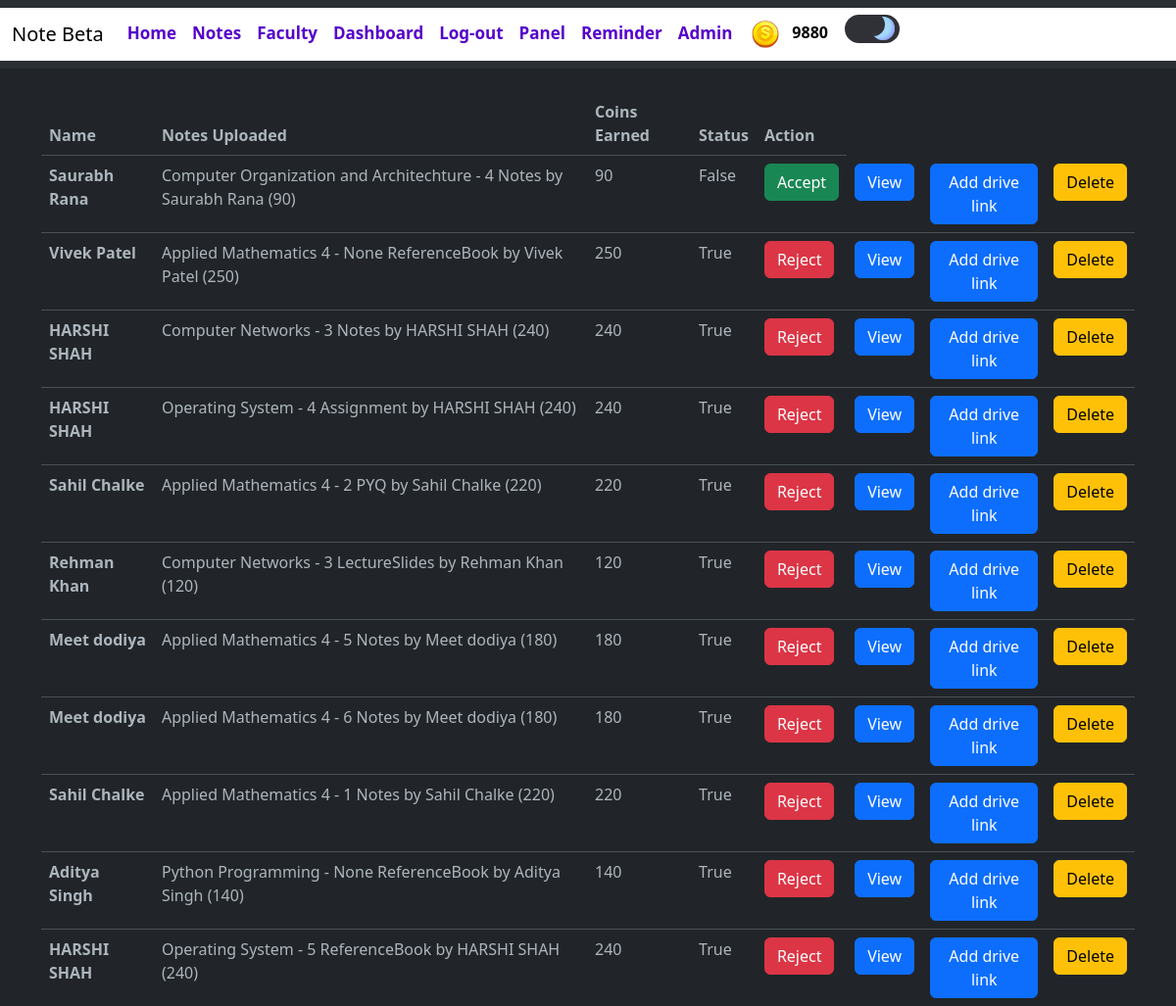
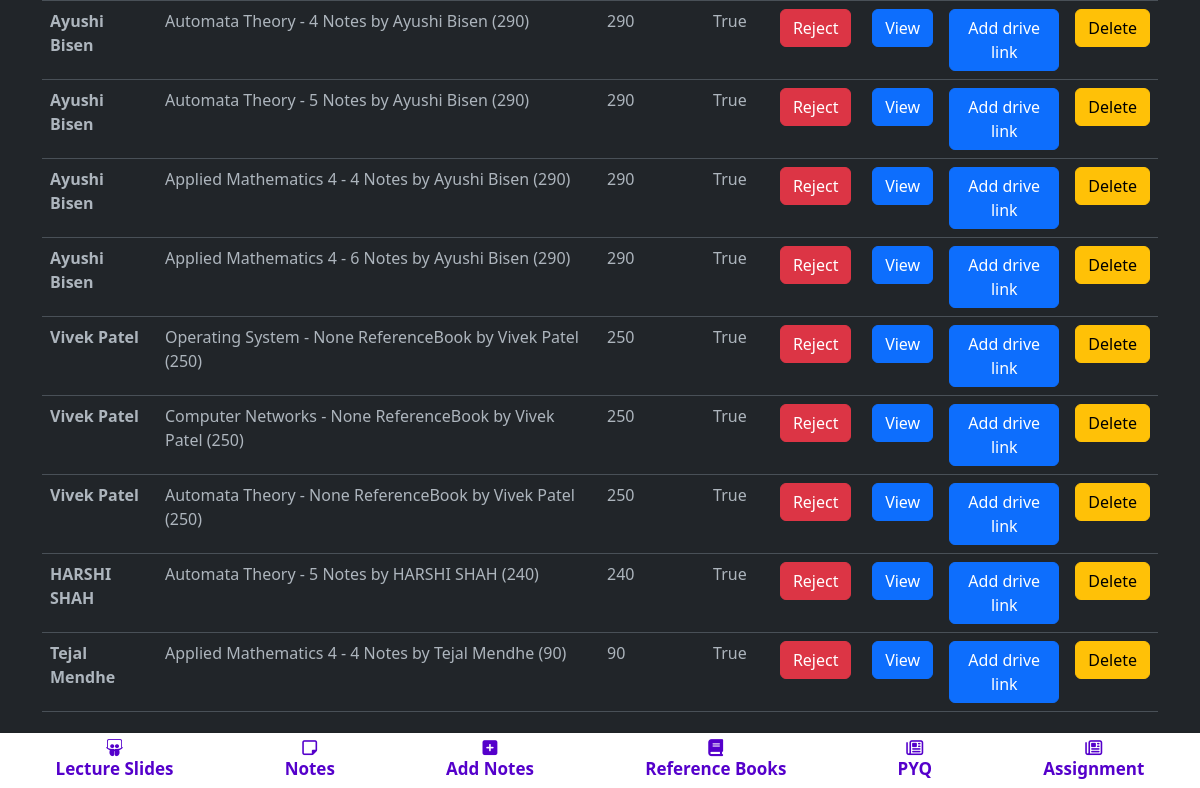
Page /adminResponse/ (signed in) on the earlier database version (2 pictures, top to bottom).
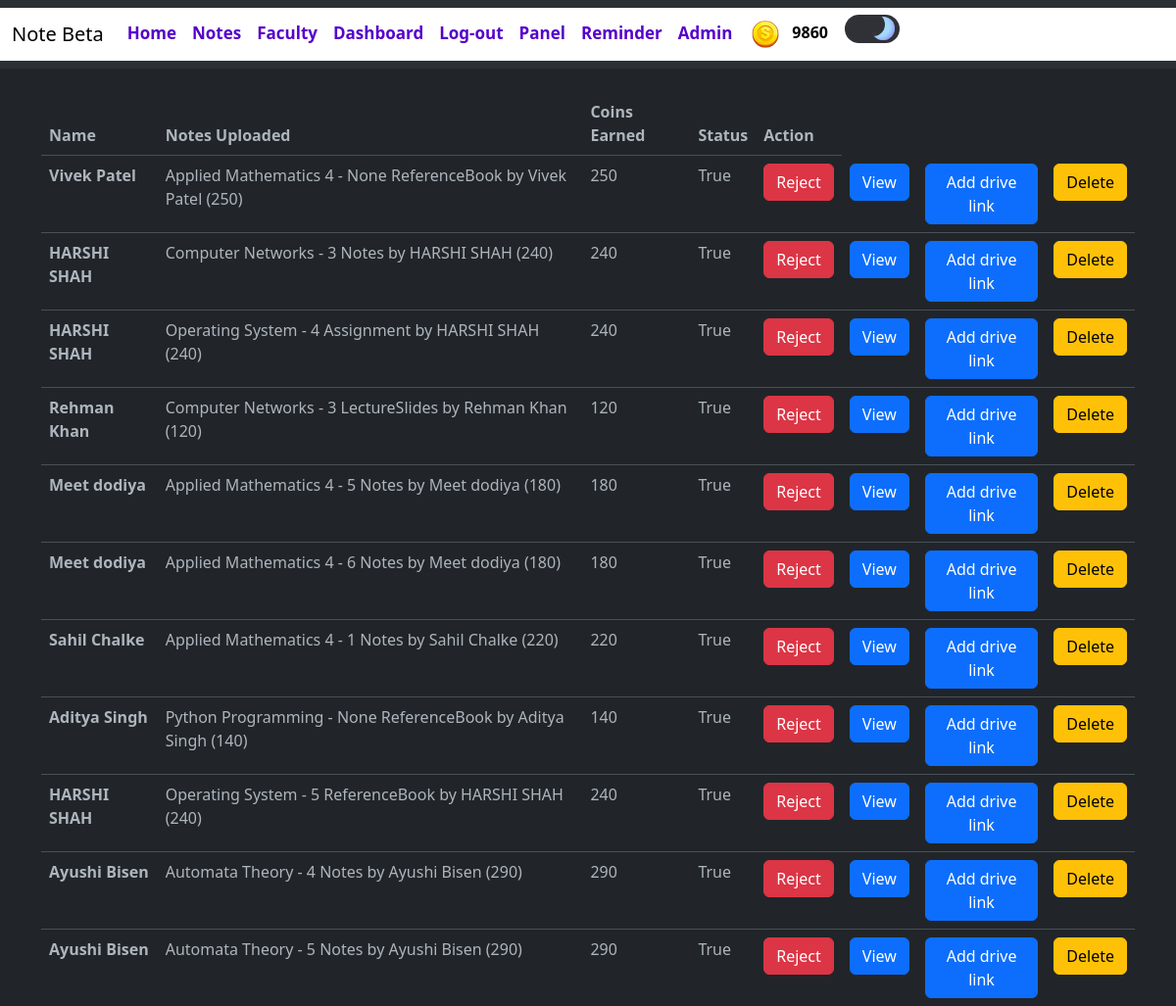
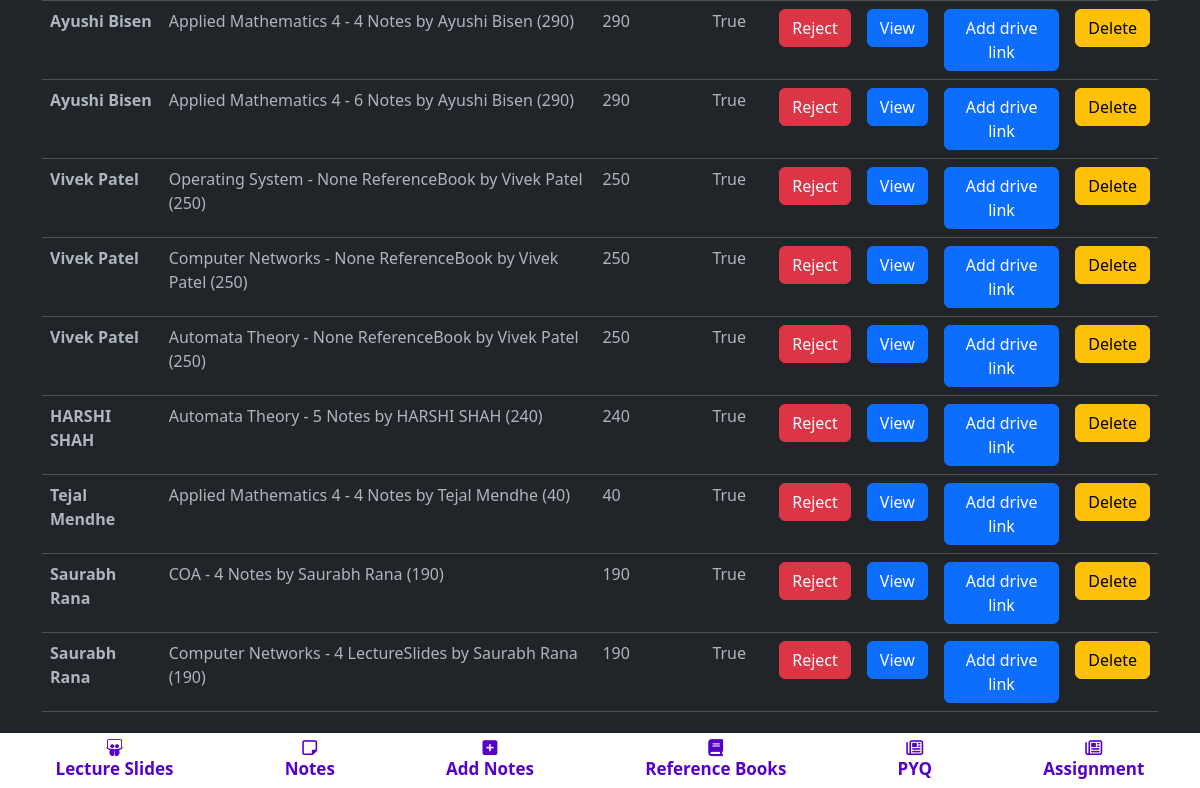
Same page on the later database version (2 pictures, top to bottom).
### blogapp/models.py (models this page shows, shortened)
class UserAccount(AbstractBaseUser, PermissionsMixin):
    email = models.CharField(max_length = 50,unique=True)
    name = models.CharField(max_length=200)
    is_active = models.BooleanField(default=True)
    is_mod = models.BooleanField(default=False)
    is_nUser = models.BooleanField(default=True)
    is_staff = models.BooleanField(default=False)
    coins_scored = models.IntegerField(default=100,null=True,blank=True)
    rank = models.IntegerField(default=0)
    bookmarks = models.ManyToManyField('blogapp.Notes', blank=True)
    is_emailVerified = models.BooleanField(default=False)
    objects = UserAccountManager()
    USERNAME_FIELD = 'email'
    REQUIRED_FIELDS = ['name']
    def __str__(self):
        return f"{self.name} ({self.coins_scored})"

class Notes(models.Model):
    typ = (
        ('Assignment','Assignment'),
        ('Experiment','Experiment'),
        ('Notes','Notes'),
        ('ReferenceBook','Reference Book'),
        ('LectureSlides','Lecture Slides'),
        ('PYQ','PYQ'),
    )
    mods = (
        ('1','1'),
        ('2','2'),
        ('3','3'),
        ('4','4'),
        ('5','5'),
        ('6','6'),
    )
    desc = models.TextField(max_length=500,null=True,blank=True)
    mod = models.CharField(max_length=5,choices=mods,null=True,blank=True)
    file = models.FileField(upload_to='notes/')
    author = models.ForeignKey(UserAccount,on_delete=models.CASCADE)
    status = models.BooleanField(default=False)
    likes = models.ManyToManyField(UserAccount,related_name="notes_like",default=0)
    views = models.PositiveIntegerField(default=0)
    buy=models.ManyToManyField(UserAccount,related_name="buy_notes")
    typeN = models.CharField(max_length=50,null=True,blank=True,choices=typ)
    docid = models.CharField(max_length=300,null=True,blank=True)
    sub =  models.ForeignKey(Subject,on_delete=models.CASCADE,null=True,blank=True)
    slug = AutoSlugField(populate_from = 'sub',unique=True,null=True,default=None)
    nDetail = models.CharField(max_length=100,null=True,blank=True)
    def __str__(self):
        niu = f'{self.sub.name} - {self.mod} {self.typeN} by {self.author}'
        return niu
    def acceptStatus(self):
        return f'/acceptStatus/{self.slug}/'
    def attachLink(self):
        return f'/addDriveLink/{self.slug}/'

class Subject(models.Model):
    name = models.CharField(max_length=50)
    teacher = models.CharField(max_length=50)
    teacherurl = models.CharField(max_length=300,null=True,blank=True)
    img = models.ImageField(upload_to='subImage/',null=True,blank=True)

### blogapp/decorators.py (the view)
        def wrapper_func(request, *args, **kwargs):
            group = None
            if request.user.groups.exists():
                group = request.user.groups.all()[0].name
            if group in allowed_roles:
                return view_func(request, *args, **kwargs)
            else:
                return render(request,'authentication/404.html')

### blogapp/views.py (called while the page is built)
@allowed_users(allowed_roles=['admin'])
def adminResponse(request):
    notes = Notes.objects.all().order_by('status')
    context = {
        'notes' : notes,
    }
    return render(request,'main/adminTem/adminCrud.html',context)

### templates/main/adminTem/adminCrud.html (shortened to what this page needs)
{% extends 'index.html' %}
{% block content %}
<div class="container mt-4 table-responsive" >
    <table class="table">
        <thead>
          <tr>
            <th scope="col">Name</th>
            <th scope="col">Notes Uploaded</th>
            <th scope="col">Coins Earned</th>
            <th scope="col">Status</th>
            <th scope="col">Action</th>
          </tr>
        </thead>
        <tbody>
            {% for x in notes %}
                <tr>
                    <th scope="row">{{x.author.name}}</th>
                    <td>{{x}}</td>
                    <td>{{x.author.coins_scored}}</td>
                    <td>{{x.status}}</td>
                    {% if not x.status %}
                        <td><a href="{{x.acceptStatus}}"><button class="btn btn-success">Accept</button></a></td>
                    {% else %}
                        <td><a href="{{x.acceptStatus}}"><button class="btn btn-danger">Reject</button></a></td>
                    {% endif %}
                    <td><a href="{{x.file.url}}"><button class="btn btn-primary">View</button></a></td>
                    <td><button type="button" class="btn btn-primary" data-bs-toggle="modal" data-bs-target="#exampleModal{{forloop.counter}}">
                        Add drive link
                      </button>
                      </td>
                    <td><button type="button" class="btn btn-warning" data-bs-toggle="modal" data-bs-target="#delete">
                        Delete
                      </button></td>
                </tr>
            {% endfor %}
        </tbody>
      </table>
</div>
{% endblock %}

### templates/components/header.html (shortened to what this page needs)
{% load static %}
<nav class="navbar navbar-expand-lg bg-body-tertiary" >
    <div class="container-fluid" style="background-color: white;">
      <a class="navbar-brand mb-0 h1" href="{% url 'notes'%}" style="color: black;">Note Beta</a>
      <div class="collapse navbar-collapse" id="navbarTogglerDemo03">
        <ul class="navbar-nav me-auto mb-2 mb-lg-0" >
          {% if user.is_authenticated %}
          <li class="nav-item">
            <a class="nav-link abc" href="{% url 'home' %}" >Home</a>
          </li>
          <li class="nav-item" >
            <a class="nav-link abc" href="{% url 'notes' %}" >Notes</a>
          </li>
          <li class="nav-item" >
            <a class="nav-link abc" href="{% url 'teacher' %}" >Faculty</a>
          </li>
          <li class="nav-item" >
            <a class="nav-link abc" href="{% url 'dashboard' %}" >Dashboard</a>
          </li>
          <li class="nav-item">
            <a class="nav-link abc" href="{% url 'logout' %}" >Log-out</a>
          </li>
          {% endif %}
          {% if user.is_superuser %}
          <li class="nav-item">
            <a class="nav-link abc" href="{% url 'adminResponse' %}" >Panel</a>
          </li>
          <li class="nav-item">
            <a class="nav-link abc" href="{% url 'add_reminder' %}" >Reminder</a>
          </li>
            <li class="nav-item">
            <a class="nav-link abc" href="{% url 'admin:index' %}" >Admin</a>
          </li>
          {% endif %}
          {% if user.is_authenticated %}
          <table class="coins">
          <th>
          <img src="{% static 'images/coin.png' %}" alt="">
          </th>
          <th>
          <p class="cna" id="cna" style="color: black;">{{ user.coins_scored }}</p>
          </th>
          </table>
    {% endif %}
            <label class="switch">
              <span class="slider"></span>
            </label>
      </div>
    </div>
  </nav>

Differences in the rows shown:
removed Notes: author.name "Sahil Chalke", sub+mod+typeN "Applied Mathematics 4 - 2 PYQ by Sahil Chalke (220)", author.coins_scored "220", status "True"
changed UserAccount: coins_scored "9880" → "9860"
changed through a linked row, Notes "Tejal Mendhe": sub+mod+typeN "Applied Mathematics 4 - 4 Notes by Tejal Mendhe (90)" → "Applied Mathematics 4 - 4 Notes by Tejal Mendhe (40)"; author.coins_scored "90" → "40"
changed Notes: sub+mod+typeN "Computer Organization and Architechture - 4 Notes by Saurabh Rana (90)" → "COA - 4 Notes by Saurabh Rana (190)"; author.coins_scored "90" → "190"; status "False" → "True"; status "Accept" → "Reject"; moves down the list
added Notes: author.name "Saurabh Rana", sub+mod+typeN "Computer Networks - 4 LectureSlides by Saurabh Rana (190)", author.coins_scored "190", status "True"
